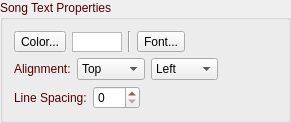
       <widget class="QGroupBox" name="groupBoxTextProperties2">
        <property name="palette">
         <palette>
          <active>
           <colorrole role="WindowText">
            <brush brushstyle="SolidPattern">
             <color alpha="255">
              <red>85</red>
              <green>0</green>
              <blue>0</blue>
             </color>
            </brush>
           </colorrole>
          </active>
          <inactive>
           <colorrole role="WindowText">
            <brush brushstyle="SolidPattern">
             <color alpha="255">
              <red>85</red>
              <green>0</green>
              <blue>0</blue>
             </color>
            </brush>
           </colorrole>
          </inactive>
          <disabled>
           <colorrole role="WindowText">
            <brush brushstyle="SolidPattern">
             <color alpha="255">
              <red>120</red>
              <green>120</green>
              <blue>120</blue>
             </color>
            </brush>
           </colorrole>
          </disabled>
         </palette>
        </property>
        <property name="title">
         <string>Song Text Properties</string>
        </property>
        <layout class="QVBoxLayout" name="verticalLayout_7">
         <item>
          <layout class="QHBoxLayout" name="horizontalLayout_7">
           <item>
            <widget class="QToolButton" name="toolButtonColor2">
             <property name="text">
              <string>Color...</string>
             </property>
            </widget>
           </item>
           <item>
            <widget class="QGraphicsView" name="graphicViewTextColor2">
             <property name="sizePolicy">
              <sizepolicy hsizetype="Minimum" vsizetype="Fixed">
               <horstretch>0</horstretch>
               <verstretch>0</verstretch>
              </sizepolicy>
             </property>
             <property name="minimumSize">
              <size>
               <width>50</width>
               <height>20</height>
              </size>
             </property>
             <property name="maximumSize">
              <size>
               <width>50</width>
               <height>19</height>
              </size>
             </property>
            </widget>
           </item>
           <item>
            <widget class="Line" name="line2">
             <property name="orientation">
              <enum>Qt::Vertical</enum>
             </property>
            </widget>
           </item>
           <item>
            <widget class="QToolButton" name="toolButtonFont2">
             <property name="text">
              <string>Font...</string>
             </property>
            </widget>
           </item>
           <item>
            <widget class="QLabel" name="labelFont2">
             <property name="sizePolicy">
              <sizepolicy hsizetype="Minimum" vsizetype="Preferred">
               <horstretch>0</horstretch>
               <verstretch>0</verstretch>
              </sizepolicy>
             </property>
             <property name="wordWrap">
              <bool>true</bool>
             </property>
            </widget>
           </item>
          </layout>
         </item>
         <item>
          <layout class="QHBoxLayout" name="horizontalLayout_17">
           <item>
            <widget class="QLabel" name="labelVertical2">
             <property name="text">
              <string>Alignment:</string>
             </property>
            </widget>
           </item>
           <item>
            <widget class="QComboBox" name="comboBoxVerticalAling2">
             <item>
              <property name="text">
               <string>Top</string>
              </property>
             </item>
             <item>
              <property name="text">
               <string>Middle</string>
              </property>
             </item>
             <item>
              <property name="text">
               <string>Bottom</string>
              </property>
             </item>
            </widget>
           </item>
           <item>
            <widget class="QComboBox" name="comboBoxHorizontalAling2">
             <item>
              <property name="text">
               <string>Left</string>
              </property>
             </item>
             <item>
              <property name="text">
               <string>Center</string>
              </property>
             </item>
             <item>
              <property name="text">
               <string>Right</string>
              </property>
             </item>
            </widget>
           </item>
           <item>
            <spacer name="horizontalSpacer_10">
             <property name="orientation">
              <enum>Qt::Horizontal</enum>
             </property>
             <property name="sizeHint" stdset="0">
              <size>
               <width>59</width>
               <height>20</height>
              </size>
             </property>
            </spacer>
           </item>
          </layout>
         </item>
         <item>
          <layout class="QHBoxLayout" name="horizontalLayoutSongSpacing2">
           <item>
            <widget class="QLabel" name="labelSongLineSpacing2">
             <property name="text">
              <string>Line Spacing:</string>
             </property>
            </widget>
           </item>
           <item>
            <widget class="QSpinBox" name="spinBoxSongLineSpacing2">
             <property name="minimum">
              <number>0</number>
             </property>
             <property name="maximum">
              <number>100</number>
             </property>
            </widget>
           </item>
           <item>
            <spacer name="horizontalSpacerSongSpacing2">
             <property name="orientation">
              <enum>Qt::Horizontal</enum>
             </property>
             <property name="sizeHint" stdset="0">
              <size>
               <width>59</width>
               <height>20</height>
              </size>
             </property>
            </spacer>
           </item>
          </layout>
         </item>
        </layout>
       </widget>
